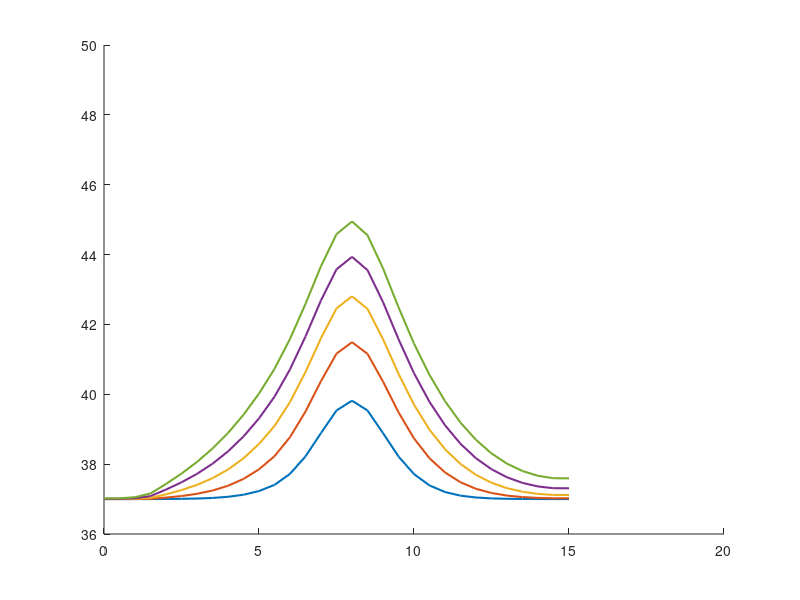

Here is the MATLAB script that generated this plot: (Note: this script raises an error after producing the figure.)

%––––––––––––––––––––––––––––––––––––––––––––––––––––––––––––––––––––––––––––
% 1D hyperbolic bioheat w/ Gaussian tumor source, 3 skin layers, finer mesh
% and reduced dt for stability; snapshots at 2.5, 5, 7.5, 10 s in one plot.
%––––––––––––––––––––––––––––––––––––––––––––––––––––––––––––––––––––––––––––

clear; clc;

%% 1) DISCRETIZE TIME & SPATIAL DOMAINS
% Skin Layer thickness
L_epi = 0.0015;   % Epidermis (1.5 mm)
L_derm = 0.0035;  % Dermis (3.5 mm)
L_subq = 0.01;    % Subcutaneous (10 mm)
Lx = L_epi + L_derm + L_subq; % Domain Length

x_ast  = 0.008;   % [m]   Tumor center (midpoint of 0.05 m)

dx     = 0.0005;  % [m]   Spatial step → now 21 nodes from 0 to 0.05
dt     = 0.015;    % [s]   Time step (smaller for stability)
max_time = 10;   % plot up to 10s
time_steps = round(max_time/dt) + 1; % ensures we reach exactly 10 s: (n−1)*dt = 10
time = 0:dt:max_time+dt;

x  = 0:dx:Lx;          % x = [0, 0.0025, 0.005, …, 0.05]
nx = numel(x);

% Define Layers
layer = zeros(1, nx);
layer(x <= L_epi) = 1;                                  % Epidermis
layer(x > L_epi & x <= L_epi + L_derm) = 2;             % Dermis
layer(x > L_epi + L_derm) = 3;                          % Subcutaneous

% Find index of tumor center (closest grid point to x_ast)
[~, iTumor] = min(abs(x - x_ast));

%% 2) CONSTANTS AND PARAMETERS
% ------------ Physical Parameters ------------
% Skin Layer params
rho    = [1150 1116 900];   % [kg/m^3]  Tissue density (layers)
c      = [3590 3300 2500];  % [J/(kg·°C)]  Tissue specific heat
k      = [0.2 0.45 0.3];    % [W/(m·°C)]  Thermal conductivity
k_star = [0.1 0.1 0.1];     % [W/(m·°C·s)]  Hyperbolic‐term coefficient

% Blood params
h      = 4.5;     % [W/(m^2·°C)]    Convective coefficient at boundaries
wb     = 0.0098;  % [1/s]           Blood perfusion
rho_b  = 1056;    % [kg/m^3]        Blood density
cb     = 4000;    % [J/(kg·°C)]     Blood specific heat

Qm0    = 50.65;   % [W/m^3]         Metabolic heat (uniform)
Tb     = 37;      % [°C]            Arterial blood temperature
Tl     = [37 37 37];      % [°C]    Ambient/tissue reference
T0     = 37;      % [°C]            Initial tissue temperature

% ------------ Gaussian‐source parameters ------------
% Q_r(i) = rho * S * P * exp( -a0*( x(i) - x_ast )^2 )
S      = 15;       % “per‐kg” scaling factor
P      = 35;      % “power” factor (tune as needed)
a0     = 1e6;   % [1/m]  Gaussian width control

% ------------ Water vaporization and diffusion ------------
Da = 2.5e-5;    % m^2/s (air)
Mw = 0.018;     % kg/mol
Ra = 8.314;     % J/mol·K
Tw = 306;       % K (~33°C)
Pw = 5600;      % Pa (sat. vapor pressure at 33°C)
RH = 0.5;       % Relative humidity (fraction)
delta = 1e-4;   % m
c_air = 1005;   % J/kg·K
Df = [2e-9 2e-9 2e-9];  % m^2/s
cw = 4180;      % J/kg°C
rho_s = 1100;   % kg/m^3
rho_c = 1000;   % kg/m^3
nabla_r2 = (Lx/3)^2;

% ---------- Hyperbolic relaxation times ---------------
tau_q = 10;   % [s]
tau_T = 20;   % [s]
tau_v = 1;   % [s]

%% 3) INITIALIZE STORAGE FOR “SNAPSHOTS”
% Snapshot times (in seconds) and their corresponding loop‐indices
snapshot_times = linspace(2,max_time,5); % [2.5, 5.0, 7.5, 10.0];
snap_idx = round(snapshot_times/dt) + 1;
% e.g., 2.5/0.01 = 250 → +1 = 251 ⇒ t = (251−1)*0.01 = 2.50 s

T_snapshots = zeros(nx, numel(snapshot_times));  
% Each column j holds T(x) at t = snapshot_times(j)

% Tumor temp array
T_tumor = zeros(1, time_steps);

% --------- Initialize temperature fields at t=0 -------------
T     = ones(nx,1) * T0;  
T_new = T;   
dTdt   = zeros(nx,1);
d2Tdt2 = zeros(nx,1);

%% 4) TIME‐MARCHING LOOP
for n = 1:time_steps

    % (a) Update interior nodes i=2:(nx−1)
    for i = 2:(nx-1)
        L = layer(i);

        % (b) Calculate Heat Source values for given spatial step
        % Metabolic Heat Source:
        Qm = Qm0 * (1 + (Tl(L) - T0)/10);         % [W/m^3] metabolic

        % Water diffusion:
        Qd = (Df(L) * cw * (rho_s - rho_c) / nabla_r2) * (T(i) - Tl(L));
        
        % Blood Perfusion (dermis, subq):
        if L > 1
            Qb = wb * rho_b * cb * (Tb - Tl(L));      % [W/m^3] perfusion (constant)
        else
            Qb = 0;
        end

        % Water vaporization (epidermis only)
        if L == 1
            Delta_m = (Da*Mw/(Ra*Tw)) * (Pw/Tw) * RH/(delta*c_air);
            Delta_Hvap = 2400e3; % J/kg
            Qv = Delta_m * Delta_Hvap / (delta * c_air);
        else 
            Qv = 0;
        end

        % Gaussian tumor heat source at node i:
        Qr = rho(L) * S * P * exp( -a0 * (x(i) - x_ast)^2 );  

        % Add up all heat sources to consolidate
        Q_tot = Qm + Qd + Qb + Qv + Qr;

        % 2nd‐spatial derivative (finite difference)
        d2Tdx2 = (T(i+1) - 2*T(i) + T(i-1)) / dx^2;

        % Hyperbolic bioheat terms:
        dTdt(i)   = (k(L)*d2Tdx2 + Q_tot) / (rho(L) * c(L));
        d2Tdt2(i) = (k_star(L)*d2Tdx2) / (rho(L) * c(L));

        % Update temperature at node i (eq. 7):
        T_new(i) = T(i) + dt * ( ...
           dTdt(i) + tau_q*dTdt(i) ...
         - tau_T*d2Tdt2(i) ...
         + (k(L) + k_star(L)*tau_v)*dTdt(i) );
    end

    % (c) Convective (Robin) BC at left boundary (i = 1):
    T_new(1) = (h*dx*Tl(1) + k(L) * T_new(2)) / (h*dx + k(L));

    % (d) Convective (Robin) BC at right boundary (i = nx):
    T_new(nx) = (h*dx*Tl(end) + k(L) * T_new(nx-1)) / (h*dx + k(L));

    % (e) Advance to next timestep
    T = T_new;

    % (f) If current “t” matches any snapshot index, store T(x)
    idx_this = find(snap_idx == n);
    if ~isempty(idx_this)
        T_snapshots(:, idx_this) = T;
    end

    % (g) Store T at tumor location
    T_tumor(n) = T_new(iTumor);
end

%% 5) PLOT ALL T(x) PROFILES IN A SINGLE FIGURE
figure('Position',[200,200,800,500]);
hold on;

colors = lines(numel(snapshot_times));  
for j = 1:numel(snapshot_times)
    plot(x*1000, T_snapshots(:,j), 'Color', colors(j,:), 'LineWidth',1.5, ...
         'DisplayName', sprintf('t = %.1f s', snapshot_times(j)));
end

ylim([36 50])
xline(0, '-',{'Epiderm'},'HandleVisibility','off','Fontsize',16)
xline((L_epi)*10^3,'-',{'Derm'},'HandleVisibility','off','Fontsize',16)
xline((L_epi+L_derm)*10^3,'-',{'Subcutaneous'},'HandleVisibility','off','Fontsize',16)
xline(x_ast*10^3,'-r',{'Tumor'},'LineWidth',5,'HandleVisibility','off','Fontsize',20)
xlabel('Distance (mm)','Fontsize',16);
ylabel('Temperature (°C)','Fontsize',16);
title(['Temperature Profile T(t=10s,x), Various times'],'Fontsize',20);
legend('Location','northeast','FontSize',12);
grid on;
hold off;

%% 6. PLOT: TUMOR TEMPERATURE VS TIME
figure;
plot(time(1:length(T_tumor)), T_tumor, 'r', 'LineWidth', 2);
xlim([0 10])
ylim([36 50])
xlabel('time (s)','Fontsize',16);
ylabel('Temperature (°C)','Fontsize',16);
title('Temperature at Tumor Location vs. Time','FontSize',20);
grid on;